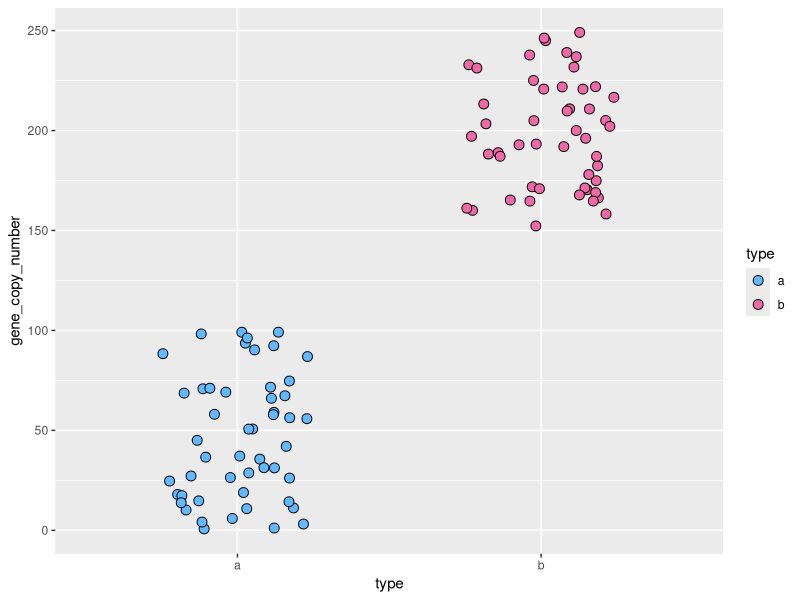

R code for this plot:
library(here)
library(tidyverse)

# edit comment

# does this show?

# branching time

# i'm making changes

df <- data.frame(a = sample(x = c(1:100), replace = T, size = 50),
                 b = sample(x = c(150:250), replace = T, size = 50))
 df |>
   pivot_longer(cols = c(a, b),
                names_to = "type",
                values_to = "gene_copy_number") |>
   ggplot(aes(x = type, y = gene_copy_number, fill = type)) +
   geom_jitter(width = 0.25, shape = 21, size = 3) +
   scale_fill_manual(values = c("steelblue1", "hotpink2"))

